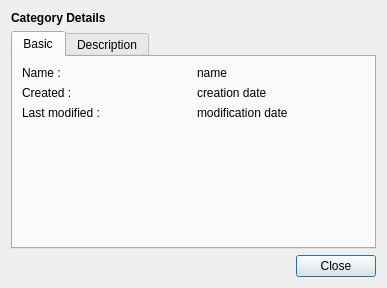
<?xml version="1.0" encoding="UTF-8"?>
<ui version="4.0">
 <class>CategoryDetails</class>
 <widget class="QDialog" name="CategoryDetails">
  <property name="geometry">
   <rect>
    <x>0</x>
    <y>0</y>
    <width>387</width>
    <height>288</height>
   </rect>
  </property>
  <property name="windowTitle">
   <string>Dialog</string>
  </property>
  <layout class="QVBoxLayout" name="verticalLayout">
   <item>
    <widget class="QLabel" name="label_2">
     <property name="text">
      <string>&lt;h4&gt;Category Details&lt;/h4&gt;</string>
     </property>
    </widget>
   </item>
   <item>
    <widget class="QTabWidget" name="details_tbw">
     <property name="currentIndex">
      <number>0</number>
     </property>
     <widget class="QWidget" name="basic_info_tab">
      <attribute name="title">
       <string>Basic</string>
      </attribute>
      <layout class="QGridLayout" name="gridLayout">
       <item row="0" column="0">
        <widget class="QLabel" name="label">
         <property name="text">
          <string>Name :</string>
         </property>
        </widget>
       </item>
       <item row="1" column="0">
        <widget class="QLabel" name="label_5">
         <property name="text">
          <string>Created :</string>
         </property>
        </widget>
       </item>
       <item row="2" column="1">
        <widget class="QLabel" name="modified_at_lb">
         <property name="text">
          <string>modification date</string>
         </property>
        </widget>
       </item>
       <item row="2" column="0">
        <widget class="QLabel" name="label_7">
         <property name="text">
          <string>Last modified :</string>
         </property>
        </widget>
       </item>
       <item row="0" column="1">
        <widget class="QLabel" name="name_lb">
         <property name="text">
          <string>name</string>
         </property>
        </widget>
       </item>
       <item row="1" column="1">
        <widget class="QLabel" name="created_at_lb">
         <property name="text">
          <string>creation date</string>
         </property>
        </widget>
       </item>
       <item row="3" column="0" colspan="2">
        <spacer name="verticalSpacer">
         <property name="orientation">
          <enum>Qt::Vertical</enum>
         </property>
         <property name="sizeHint" stdset="0">
          <size>
           <width>20</width>
           <height>40</height>
          </size>
         </property>
        </spacer>
       </item>
      </layout>
     </widget>
     <widget class="QWidget" name="description_tab">
      <attribute name="title">
       <string>Description</string>
      </attribute>
      <layout class="QVBoxLayout" name="verticalLayout_2">
       <item>
        <widget class="QTextEdit" name="description_te">
         <property name="readOnly">
          <bool>true</bool>
         </property>
         <property name="html">
          <string>&lt;!DOCTYPE HTML PUBLIC &quot;-//W3C//DTD HTML 4.0//EN&quot; &quot;http://www.w3.org/TR/REC-html40/strict.dtd&quot;&gt;
&lt;html&gt;&lt;head&gt;&lt;meta name=&quot;qrichtext&quot; content=&quot;1&quot; /&gt;&lt;style type=&quot;text/css&quot;&gt;
p, li { white-space: pre-wrap; }
&lt;/style&gt;&lt;/head&gt;&lt;body style=&quot; font-family:'Cantarell'; font-size:11pt; font-weight:400; font-style:normal;&quot;&gt;
&lt;p style=&quot; margin-top:0px; margin-bottom:0px; margin-left:0px; margin-right:0px; -qt-block-indent:0; text-indent:0px;&quot;&gt;No description.&lt;/p&gt;&lt;/body&gt;&lt;/html&gt;</string>
         </property>
        </widget>
       </item>
      </layout>
     </widget>
    </widget>
   </item>
   <item>
    <widget class="QDialogButtonBox" name="buttonBox">
     <property name="standardButtons">
      <set>QDialogButtonBox::Close</set>
     </property>
    </widget>
   </item>
  </layout>
 </widget>
 <resources/>
 <connections>
  <connection>
   <sender>buttonBox</sender>
   <signal>accepted()</signal>
   <receiver>CategoryDetails</receiver>
   <slot>accept()</slot>
   <hints>
    <hint type="sourcelabel">
     <x>343</x>
     <y>261</y>
    </hint>
    <hint type="destinationlabel">
     <x>425</x>
     <y>231</y>
    </hint>
   </hints>
  </connection>
  <connection>
   <sender>buttonBox</sender>
   <signal>rejected()</signal>
   <receiver>CategoryDetails</receiver>
   <slot>reject()</slot>
   <hints>
    <hint type="sourcelabel">
     <x>213</x>
     <y>257</y>
    </hint>
    <hint type="destinationlabel">
     <x>226</x>
     <y>335</y>
    </hint>
   </hints>
  </connection>
 </connections>
</ui>
